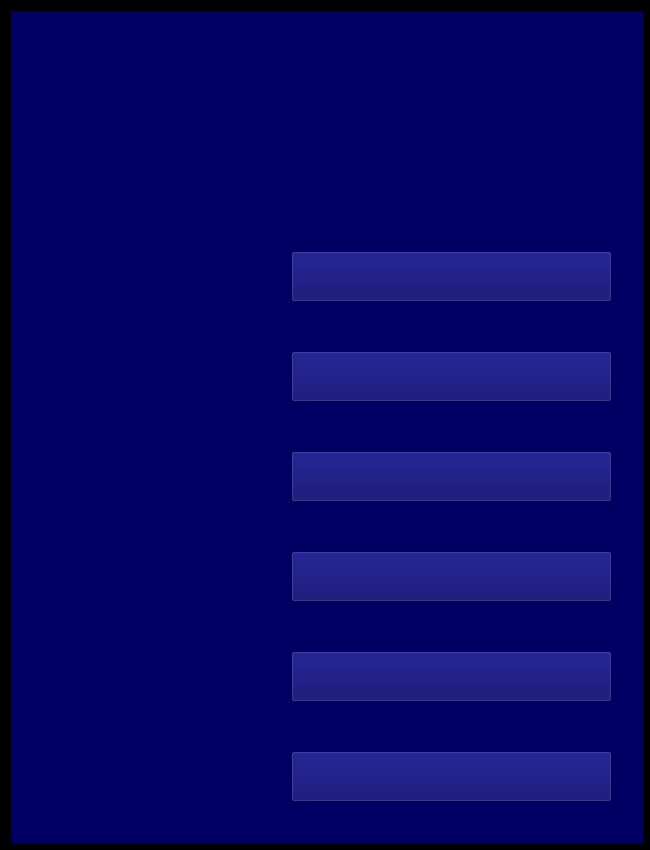
<?xml version="1.0" encoding="UTF-8"?>
<ui version="4.0">
 <class>MainScreen</class>
 <widget class="QWidget" name="MainScreen">
  <property name="geometry">
   <rect>
    <x>0</x>
    <y>0</y>
    <width>650</width>
    <height>850</height>
   </rect>
  </property>
  <property name="minimumSize">
   <size>
    <width>650</width>
    <height>850</height>
   </size>
  </property>
  <property name="windowTitle">
   <string>Form</string>
  </property>
  <property name="styleSheet">
   <string notr="true">background-color: rgb(0, 0, 0);</string>
  </property>
  <layout class="QHBoxLayout" name="horizontalLayout">
   <item>
    <widget class="QWidget" name="widget" native="true">
     <property name="minimumSize">
      <size>
       <width>632</width>
       <height>832</height>
      </size>
     </property>
     <property name="maximumSize">
      <size>
       <width>632</width>
       <height>832</height>
      </size>
     </property>
     <property name="styleSheet">
      <string notr="true">background-color: rgb(0, 0, 100);</string>
     </property>
     <widget class="QPushButton" name="testButton">
      <property name="geometry">
       <rect>
        <x>280</x>
        <y>240</y>
        <width>321</width>
        <height>51</height>
       </rect>
      </property>
      <property name="minimumSize">
       <size>
        <width>321</width>
        <height>51</height>
       </size>
      </property>
      <property name="text">
       <string/>
      </property>
     </widget>
     <widget class="QPushButton" name="statButton">
      <property name="geometry">
       <rect>
        <x>280</x>
        <y>340</y>
        <width>321</width>
        <height>51</height>
       </rect>
      </property>
      <property name="minimumSize">
       <size>
        <width>321</width>
        <height>51</height>
       </size>
      </property>
      <property name="text">
       <string/>
      </property>
     </widget>
     <widget class="QPushButton" name="decodeButton">
      <property name="geometry">
       <rect>
        <x>280</x>
        <y>440</y>
        <width>321</width>
        <height>51</height>
       </rect>
      </property>
      <property name="minimumSize">
       <size>
        <width>321</width>
        <height>51</height>
       </size>
      </property>
      <property name="text">
       <string/>
      </property>
     </widget>
     <widget class="QPushButton" name="manualsButton">
      <property name="geometry">
       <rect>
        <x>280</x>
        <y>540</y>
        <width>321</width>
        <height>51</height>
       </rect>
      </property>
      <property name="minimumSize">
       <size>
        <width>321</width>
        <height>51</height>
       </size>
      </property>
      <property name="text">
       <string/>
      </property>
     </widget>
     <widget class="QPushButton" name="authorsButton">
      <property name="geometry">
       <rect>
        <x>280</x>
        <y>640</y>
        <width>321</width>
        <height>51</height>
       </rect>
      </property>
      <property name="minimumSize">
       <size>
        <width>321</width>
        <height>51</height>
       </size>
      </property>
      <property name="text">
       <string/>
      </property>
     </widget>
     <widget class="QPushButton" name="quitButton">
      <property name="geometry">
       <rect>
        <x>280</x>
        <y>740</y>
        <width>321</width>
        <height>51</height>
       </rect>
      </property>
      <property name="minimumSize">
       <size>
        <width>321</width>
        <height>51</height>
       </size>
      </property>
      <property name="text">
       <string/>
      </property>
     </widget>
     <widget class="QLabel" name="label">
      <property name="geometry">
       <rect>
        <x>210</x>
        <y>50</y>
        <width>390</width>
        <height>126</height>
       </rect>
      </property>
      <property name="text">
       <string/>
      </property>
     </widget>
    </widget>
   </item>
  </layout>
 </widget>
 <resources/>
 <connections/>
</ui>
